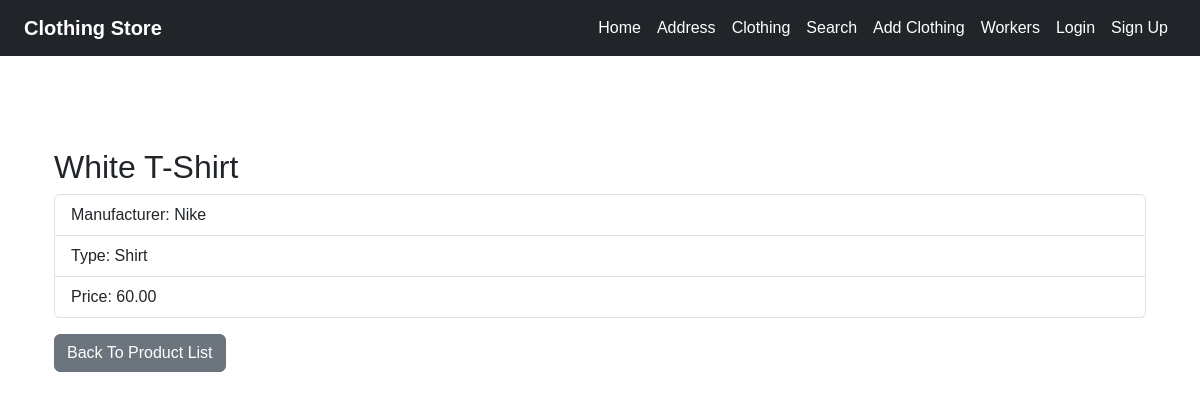
Page /clothing/1/ on the committed database.
### clothing/models.py (models this page shows, shortened)
class ClothingModel(models.Model):
    name = models.CharField(max_length=100)
    manufacturer = models.CharField(max_length=100)
    price = models.DecimalField(max_digits=8, decimal_places=2, validators=[MinValueValidator(0), MaxValueValidator(1000)])
    type = models.ForeignKey(TypeModel, on_delete=models.CASCADE,related_name='clothing_items')

class TypeModel(models.Model):
    name = models.CharField(max_length=100)

### clothing/views.py (the view)
# urls.py: path('<int:pk>/', views.ClothingDetailView.as_view(), name='clothing_detail'),
class ClothingDetailView(DetailView):
    model=ClothingModel
    template_name='clothing/clothing_detail.html'
    context_object_name='item'

### clothing/templates/clothing/clothing_detail.html (shortened to what this page needs)
{% extends 'layout.html' %}
{% block content %}
<div class="container mt-5">
    <h2>{{ item.name }}</h2>
    <ul class="list-group">
        <li class="list-group-item">Manufacturer: {{ item.manufacturer }}</li>
        <li class="list-group-item">Type: {{ item.type.name }}</li>
        <li class="list-group-item">Price: {{ item.price }}</li>
    </ul>
    <a href="{% url 'product_list' %}" class="btn btn-secondary mt-3">Back To Product List</a>
</div>
{% endblock %}

### clothing_website/static/css/style.css (style rules this page uses)
* { margin: 0; padding: 0; box-sizing: border-box; }
body { font-family: Arial, sans-serif; }

### rows in the picture
ClothingModel: name "White T-Shirt", manufacturer "Nike", type.name "Shirt", price "60.00"
